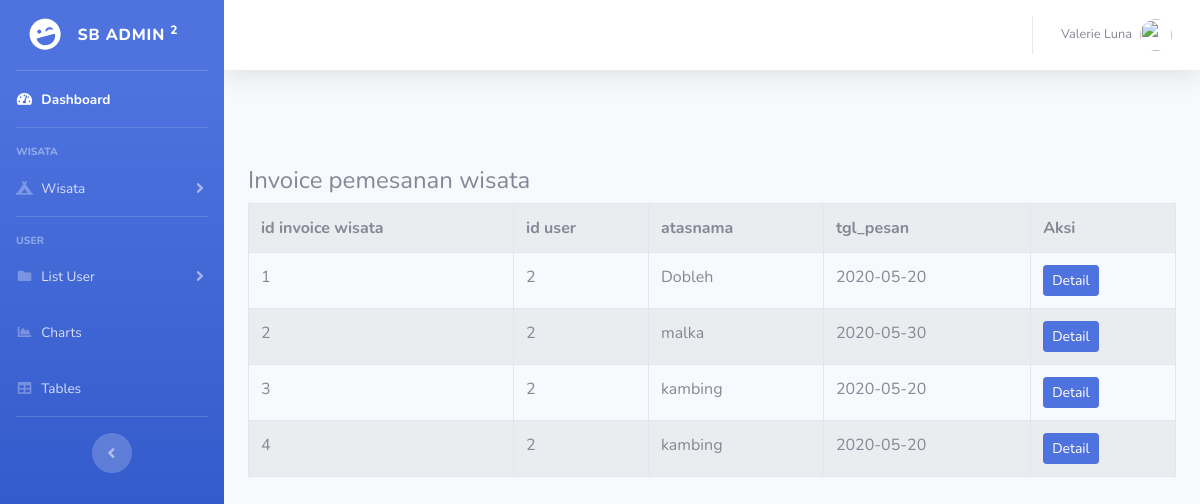
Screenshot of /index.php/c_inv_wis with the database file from the repository.
### tables this page shows
CREATE TABLE `inv_wis` (
  `id` int(11) NOT NULL,
  `us_id` int(11) NOT NULL,
  `atasnama` varchar(30) NOT NULL,
  `tgl_pesan` date NOT NULL
);

### application/controllers/C_inv_wis.php (called while the page is built)
<?php
class C_inv_wis extends CI_Controller{
	public function index(){
		$data['inv_wis'] = $this->M_inv_wis->tampil_data();
		$this->load->view('templates/admin/header');
		$this->load->view('templates/admin/sidebar');
		$this->load->view('admin/a_inv_wis',$data);
		$this->load->view('templates/admin/footer');
	}
}

### index.php (called while the page is built, shortened)
<?php
require_once BASEPATH.'core/CodeIgniter.php';

### application/models/M_inv_wis.php (called while the page is built, shortened)
<?php
class M_inv_wis extends CI_Model{
    public function tampil_data()
    {
       $result= $this->db->get('inv_wis');
       if ($result->num_rows()>0) {
           return $result->result();
       }else{
           return false;
       }
    }
}

### application/views/admin/a_inv_wis.php (the view)
<br><br><br>
<div class="container-fluid">
    <h4>Invoice pemesanan wisata</h4>
    <table class ="table table-bordered table-striped table-hover">
        <tr>
            <th>id invoice wisata</th>
            <th>id user</th>
            <th>atasnama</th>
            <th>tgl_pesan</th>
            <th>Aksi</th>
        </tr>
        <?php foreach ($inv_wis as $inv):  ?>
        <tr>
            <td><?php echo $inv->id?></td>
            <td><?php echo $inv->us_id?></td>
            <td><?php echo $inv->atasnama?></td>
            <td><?php echo $inv->tgl_pesan?></td>
            <td><?php echo anchor('C_admin/detail_inv_wis/'.$inv->id,'<div class="btn btn-sm btn-primary">Detail</div>');  ?></td>
        </tr>
        <?php endforeach; ?>
    </table>
</div>

### rows the page displays
inv_wis: id "1", us "2", atasnama "Dobleh", tgl_pesan "2020-05-20", id "Detail"
inv_wis: id "2", us "2", atasnama "malka", tgl_pesan "2020-05-30", id "Detail"
inv_wis: id "3", us "2", atasnama "kambing", tgl_pesan "2020-05-20", id "Detail"
inv_wis: id "4", us "2", atasnama "kambing", tgl_pesan "2020-05-20", id "Detail"
